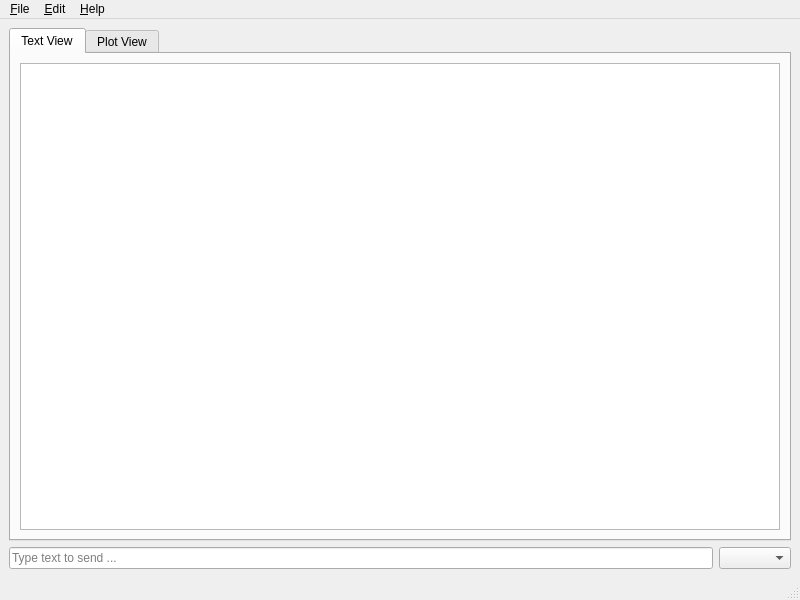
<?xml version="1.0" encoding="UTF-8"?>
<ui version="4.0">
 <class>MainWindow</class>
 <widget class="QMainWindow" name="MainWindow">
  <property name="geometry">
   <rect>
    <x>0</x>
    <y>0</y>
    <width>800</width>
    <height>600</height>
   </rect>
  </property>
  <property name="windowTitle">
   <string>Serial Viewer</string>
  </property>
  <widget class="QWidget" name="centralwidget">
   <layout class="QVBoxLayout" name="verticalLayout">
    <item>
     <widget class="QTabWidget" name="tabWidget">
      <property name="currentIndex">
       <number>0</number>
      </property>
      <widget class="QWidget" name="textView">
       <attribute name="title">
        <string>Text View</string>
       </attribute>
       <layout class="QVBoxLayout" name="verticalLayout_2">
        <item>
         <widget class="QPlainTextEdit" name="textDisplay">
          <property name="readOnly">
           <bool>true</bool>
          </property>
         </widget>
        </item>
       </layout>
      </widget>
      <widget class="QWidget" name="plotView">
       <attribute name="title">
        <string>Plot View</string>
       </attribute>
       <layout class="QVBoxLayout" name="verticalLayout_3">
        <item>
         <widget class="PlotWidget" name="plotDisplay" native="true"/>
        </item>
       </layout>
      </widget>
     </widget>
    </item>
    <item>
     <layout class="QHBoxLayout" name="horizontalLayout">
      <item>
       <widget class="QLineEdit" name="textInput">
        <property name="placeholderText">
         <string>Type text to send ...</string>
        </property>
       </widget>
      </item>
      <item>
       <widget class="QComboBox" name="lineEndChoice"/>
      </item>
     </layout>
    </item>
   </layout>
  </widget>
  <widget class="QMenuBar" name="menubar">
   <property name="geometry">
    <rect>
     <x>0</x>
     <y>0</y>
     <width>800</width>
     <height>20</height>
    </rect>
   </property>
   <widget class="QMenu" name="menu_File">
    <property name="title">
     <string>&amp;File</string>
    </property>
    <addaction name="actionExit"/>
    <addaction name="actionSettings"/>
   </widget>
   <widget class="QMenu" name="menu_Edit">
    <property name="title">
     <string>&amp;Edit</string>
    </property>
   </widget>
   <widget class="QMenu" name="menu_Help">
    <property name="title">
     <string>&amp;Help</string>
    </property>
   </widget>
   <addaction name="menu_File"/>
   <addaction name="menu_Edit"/>
   <addaction name="menu_Help"/>
  </widget>
  <widget class="QStatusBar" name="statusbar"/>
  <action name="actionExit">
   <property name="text">
    <string>E&amp;xit</string>
   </property>
  </action>
  <action name="actionSettings">
   <property name="text">
    <string>&amp;Settings</string>
   </property>
  </action>
 </widget>
 <customwidgets>
  <customwidget>
   <class>PlotWidget</class>
   <extends>QWidget</extends>
   <header>pyqtgraph</header>
   <container>1</container>
  </customwidget>
 </customwidgets>
 <resources/>
 <connections/>
</ui>
